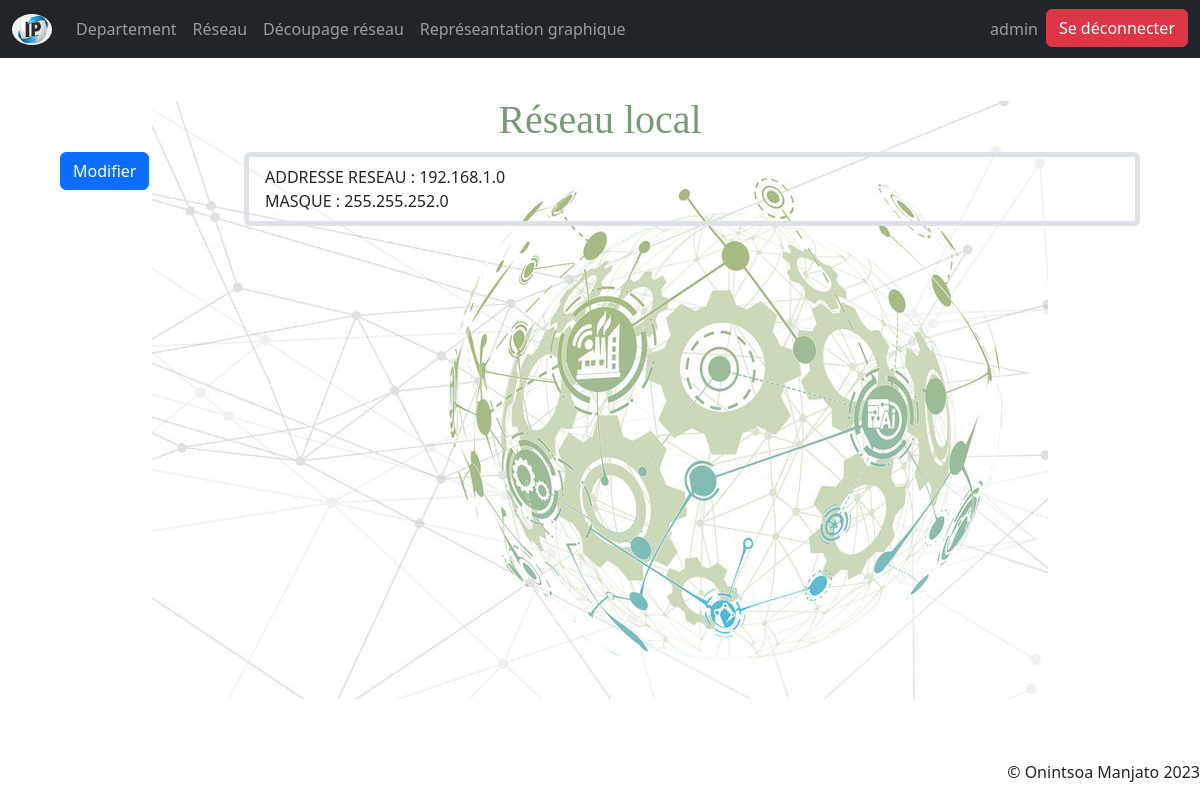
Page /sousreseaulist/ (signed in) on the earlier database version.
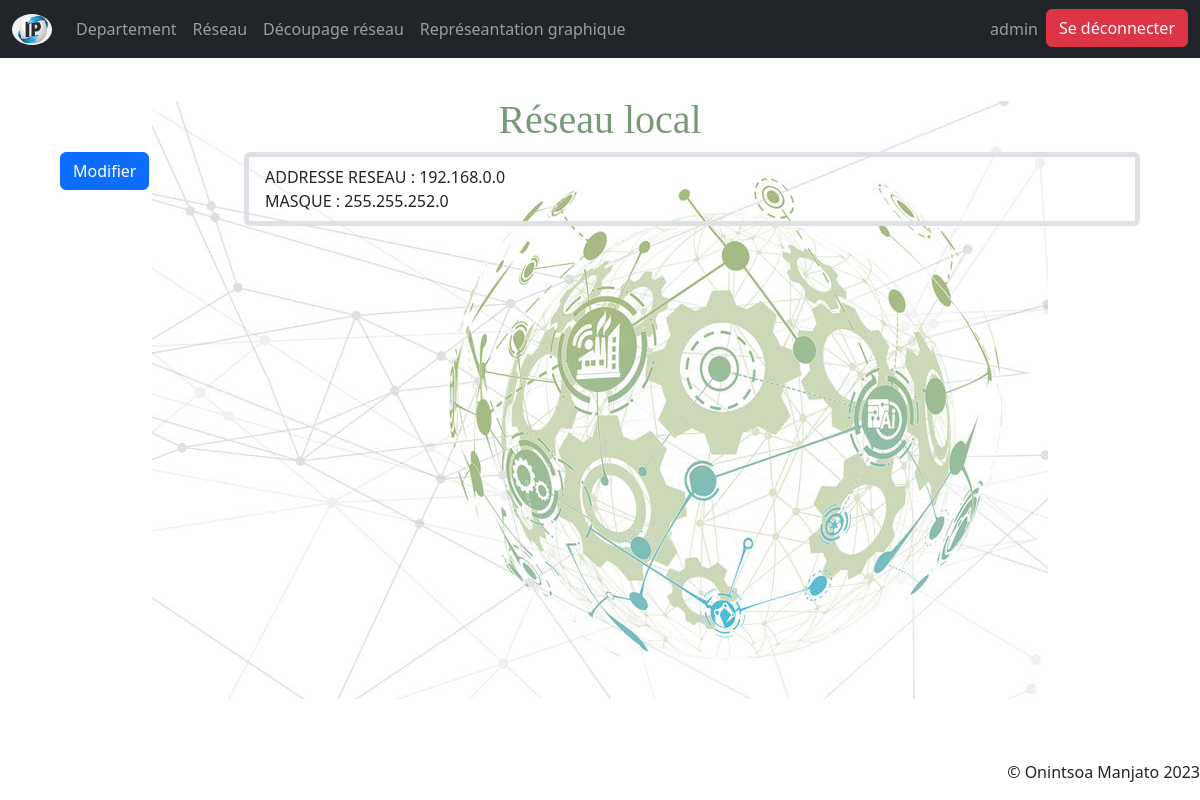
Same page on the later database version.
### myapp/models.py (models this page shows)
class SousReseau(models.Model):
    addressIP = models.CharField(max_length=25)
    masque = models.CharField(max_length=25)

### myapp/views.py (the view)
# urls.py: path('sousreseaulist/', views.sousreseaulist, name='sousreseaulist'),
def sousreseaulist(request):
    if not request.user.is_authenticated:
        return log_in(request)
    context = {}
    context["dataset2"] = SousReseau.objects.all()
    return render(request, "sousreseaulist.html", context)

### myapp/templates/sousreseaulist.html (shortened to what this page needs)
{% extends 'base.html' %}
{% block content %}
<div class="container-fluid">
  <div class="card-header">
    <h1 class="text-center" style="font-family: cursive; color: rgb(118, 155, 118);">Réseau local</h1>
  </div>
  <div class="row">
    <div class="col-sm-2">
      {% for x in dataset2 %}
      <a class="btn btn-primary" href="/sousreseau/{{ x.id }}/update" role="button">Modifier</a>
      {% endfor %}
    </div>
      <div class="col-sm-10 ">
          <ul class="list-group">
              {% for x in dataset2 %}
                <li class="list-group-item bg-transparent border-5">ADDRESSE RESEAU : {{ x.addressIP }}</br>
                  MASQUE : {{ x.masque }}</li>
              {% endfor %}
          </ul>
      </div>
  </div>
</div>
{% endblock %}

### myapp/templates/base.html (shortened to what this page needs)
<!DOCTYPE html>
<html>
<head>
    {% load static %}
    {% load bootstrap5 %}
    {% bootstrap_css %}
</head>
<body>
<nav class="navbar navbar-expand-sm navbar-dark bg-dark fixed-top">
    <div class="container-fluid">
        <a class="navbar-brand" href="#">
            <img src="{% static 'myapp/img/logo1.png' %}" alt="IP Address Slicing" style="width:40px;" class="rounded-circle">
        </a>
        <div class="collapse navbar-collapse" id="mynavbar">
            <ul class="navbar-nav me-auto">
            <li class="nav-item">
                <a class="nav-link" href="/departementlist">Departement</a>
            </li>
            <li class="nav-item">
                <a class="nav-link" href="/sousreseaulist">Réseau</a>
            </li>
            <li class="nav-item">
                <a class="nav-link" href="/calculateur">Découpage réseau</a>
            </li>
            <li class="nav-item">
                <a class="nav-link" href="/graph">Représeantation graphique</a>
            </li>
            </ul>
            <div class="collapse navbar-collapse" id="navbarResponsive">
            {% if user.is_authenticated %}
                <ul class="navbar-nav ms-auto">
                    <li class="nav-item active">
                        <li class="nav-item">
                            <a class="nav-item nav-link mr-md-2" href="#" id="userMenu">{{user.username}}</a>
                        </li>
                        <li class="nav-item">
                            <a class="btn btn-danger ml-auto" href="{% url 'logout'%}">Se déconnecter</a>
                        </li>
                    </li>
                </ul>
            </div>
            {% endif %}
        </div>
    </div>
</nav>
<div class="container-fluid p-5 my-5">
    {% block content %}
    {% endblock %}
    <div class="position-fixed" style="right: 0px; bottom: 0px"><p class="text-sm-end">&copy; Onintsoa Manjato 2023</p></div>
</div>
</body>
</html>

Differences in the rows shown:
changed SousReseau: addressIP "192.168.1.0" → "192.168.0.0"
